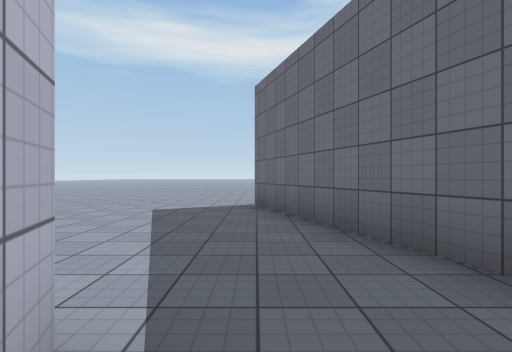
View 1 (above)

12 first-person views from a walk through a Unity game level. The camera is 1.3 m above the floor, looks level and sees 80° across. The floor is counted in squares, 2 m on a side. Each view is taken from the middle of a square. On the plan, view 1 faces up. The plan holds only what a view shows up to about 10 squares ahead; the rest is blank. The place goes on beyond the plan. The player is left out. Surface patterns are stand-ins for the level's own textures.

View 2
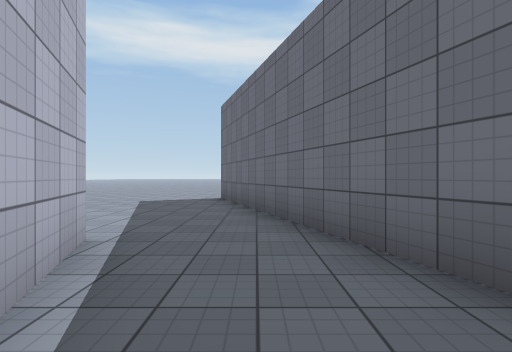

View 3
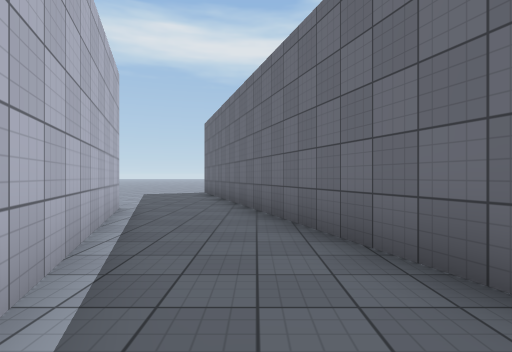

View 4
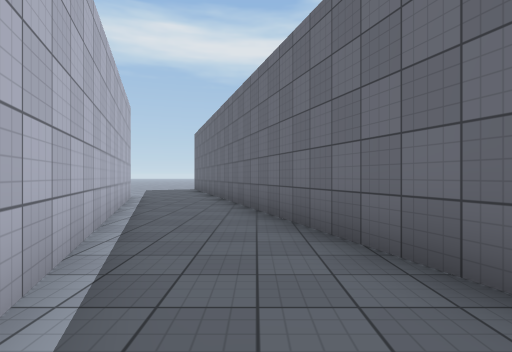

View 5
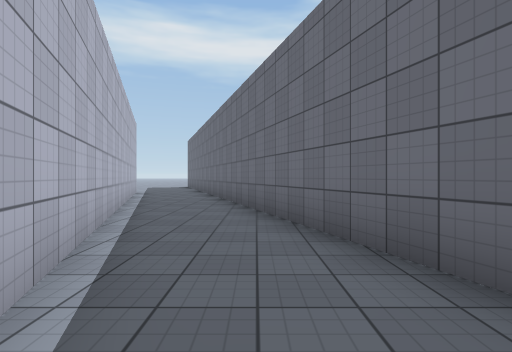

View 6
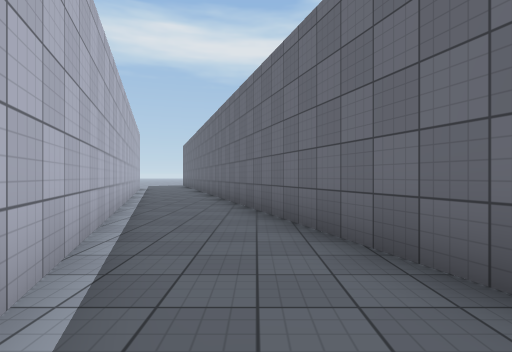

View 7
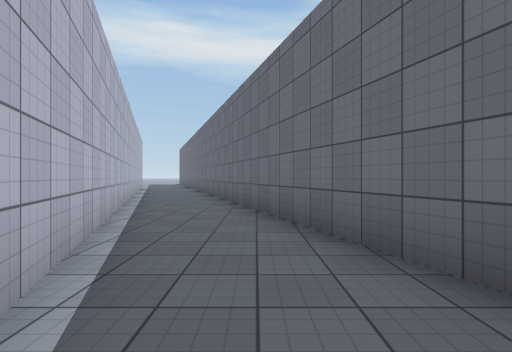

View 8
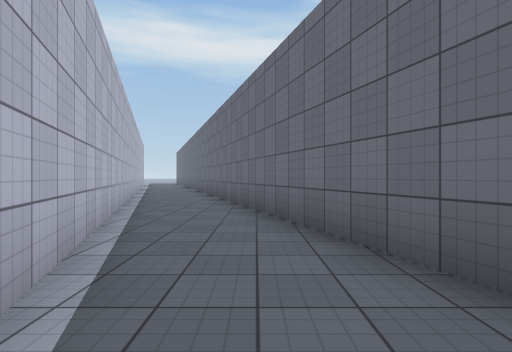

View 9
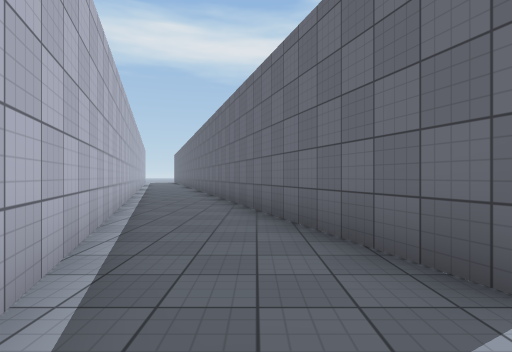

View 10
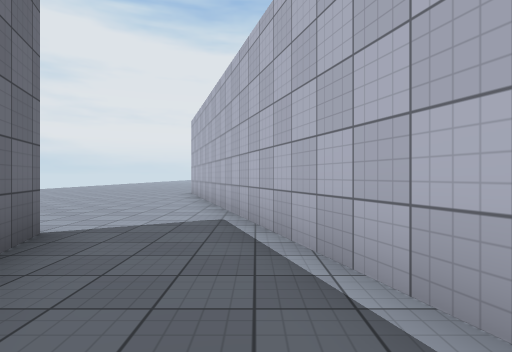

View 11
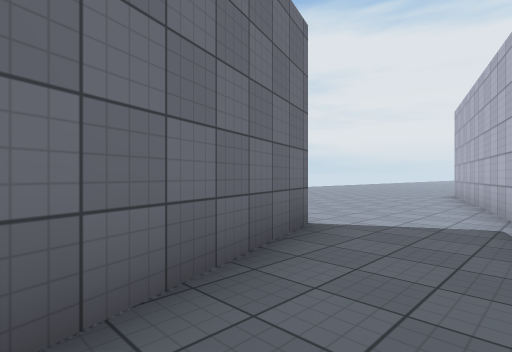

View 12
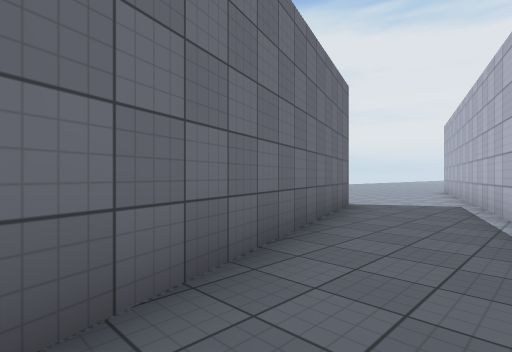

### Floor plan
Points are (right, up) in squares from view 1. A wall is a line through its corners. A room is listed if a view was taken in it or the views show most of it. See-through windows are left out.
Room 1 (view 1)
walls: (-0.8, 1.2) (-0.2, -0.7); (2.4, -0.2) (1.6, 1.9)
ways out: opening at (1, 0) to room 2; opening at (0, 2)
Room 2 (view 2)
walls: (-0.2, -0.7) (0.9, -3.8); (3.4, -3.3) (2.4, -0.2)
ways out: opening at (1, 0) to room 1; opening at (2, -3) to room 3
Room 3 (view 3)
walls: (0.9, -3.8) (1.9, -6.8); (4.3, -6.1) (3.4, -3.3)
ways out: opening at (2, -3) to room 2; opening at (3, -6) to room 4
Room 4 (view 4)
walls: (1.9, -6.8) (2.8, -9.7); (5.4, -9.2) (4.3, -6.1)
ways out: opening at (3, -6) to room 3; opening at (4, -9) to room 5
Room 5 (view 5)
walls: (2.8, -9.7) (3.9, -12.7); (6.3, -12) (5.4, -9.2)
ways out: opening at (4, -9) to room 4; opening at (5, -12) to room 6
Room 6 (views 6, 12)
walls: (3.9, -12.7) (4.9, -15.8); (7.4, -15.1) (6.3, -12)
ways out: opening at (5, -12) to room 5; opening at (6, -15) to room 7
Room 7 (views 7, 10, 11)
walls: (4.9, -15.8) (5.9, -18.9); (8.4, -18.2) (7.4, -15.1)
ways out: opening at (6, -15) to room 6; opening at (7, -18) to room 8
Room 8 (view 8)
walls: (5.9, -18.9) (6.9, -21.7); (9.5, -21.5) (8.4, -18.2)
ways out: opening at (7, -18) to room 7; opening at (8, -21) to room 9
Room 9 (view 9)
walls: (6.9, -21.7) (9.4, -29.3)
ways out: opening at (8, -21) to room 8

Positions as (right, up) in squares from view 1, and headings:
1: (0, 0), facing up
2: (1, -2), facing up
3: (2, -5), facing up
4: (3, -8), facing up
5: (4, -11), facing up
6: (5, -14), facing up
7: (6, -17), facing up
8: (7, -20), facing up
9: (8, -23), facing up
10: (7, -18), facing down
11: (7, -18), facing down-right
12: (6, -15), facing down-right
